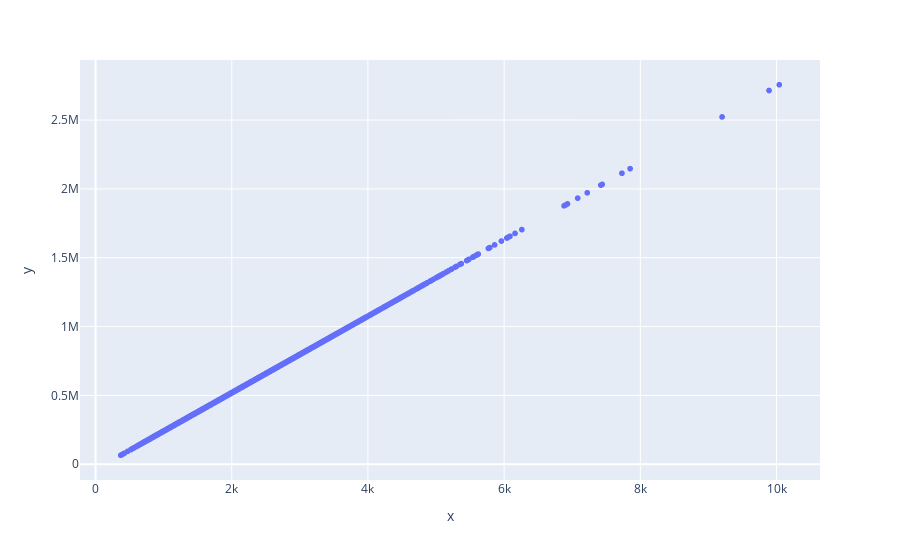

Notebook cell for this chart:
### Code cell
grafico = px.scatter(x=X_casas_teste.ravel(), y=previsoes)
grafico.show()

### Figure 1 — Plotly figure (JSON) as saved in the notebook; plotly's stock layout.template omitted (floating-point values rounded to 4 significant figures; data arrays with more than 128 entries replaced by an {"elided": "..."} marker saying what was removed)
{"data": [{"hovertemplate": "x=%{x}<br>y=%{y}<extra></extra>", "legendgroup": "", "marker": {"color": "#636efa", "symbol": "circle"}, "mode": "markers", "name": "", "showlegend": false, "type": "scattergl", "x": {"elided": "6484 int values"}, "xaxis": "x", "y": {"elided": "6484 float values"}, "yaxis": "y"}], "layout": {"legend": {"tracegroupgap": 0}, "margin": {"t": 60}, "xaxis": {"anchor": "y", "domain": [0, 1], "title": {"text": "x"}}, "yaxis": {"anchor": "x", "domain": [0, 1], "title": {"text": "y"}}}}
